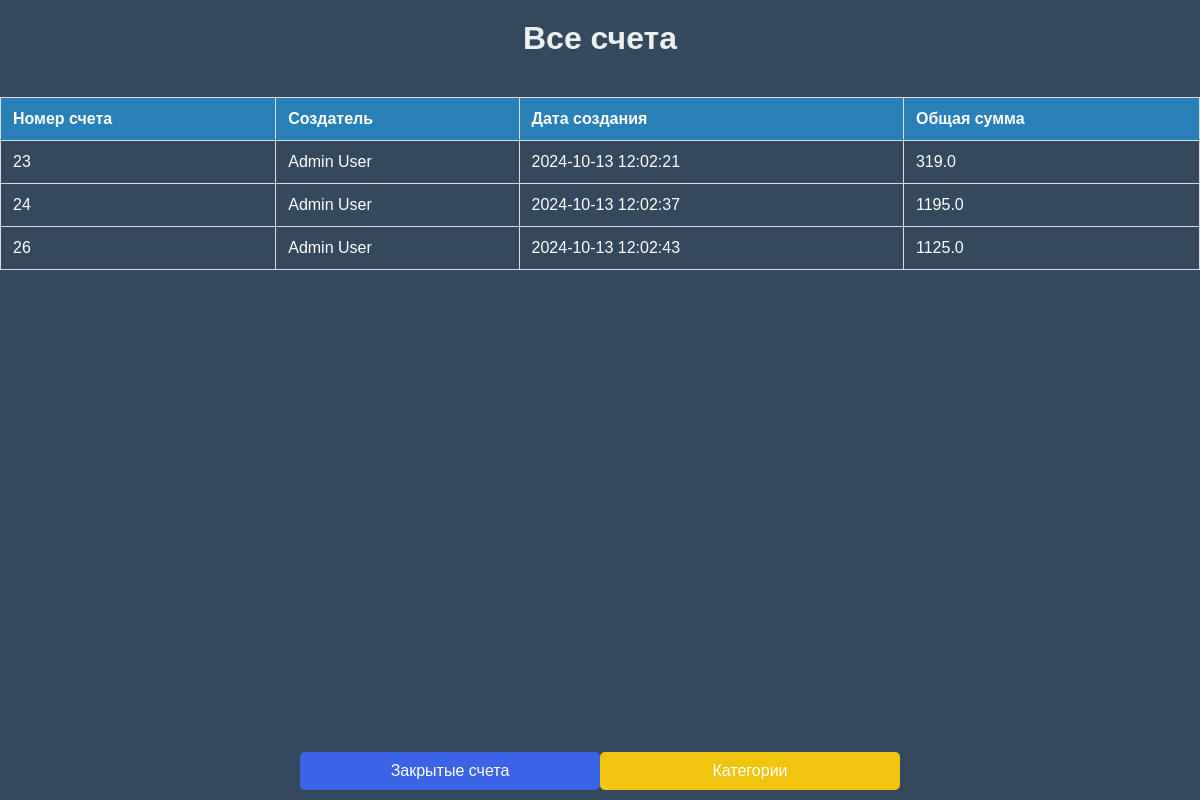
/invoices/closed (signed in), run on the app's committed database.
### app/models.py (models this page shows)
class Invoice(Base):
    __tablename__ = "invoices"
    id = Column(Integer, primary_key=True, index=True)
    user_id = Column(Integer, ForeignKey("users.id"))
    created_at = Column(DateTime, default=datetime.utcnow)
    total_amount = Column(Float, default=0)
    status = Column(String, default="open")  # Статус счета (открыт/закрыт)
    closed_at = Column(DateTime, nullable=True)  # Время закрытия счета
    closed_by = Column(Integer, ForeignKey("users.id"), nullable=True)  # Кто закрыл счет
    comment = Column(Text, nullable=True)  # Комментарий к закрытию
    pay_type = Column(Text, nullable=True)  # Тип оплаты
    items = relationship("InvoiceItem", back_populates="invoice")
    user = relationship("User", foreign_keys=[user_id])
    closed_by_user = relationship("User", foreign_keys=[closed_by])

class User(Base):
    __tablename__ = "users"
    id = Column(Integer, primary_key=True, index=True)
    username = Column(String, unique=True, index=True)
    password = Column(String)  # Пароль должен быть зашифрован
    first_name = Column(String)
    last_name = Column(String)
    phone_number = Column(String)
    birth_date = Column(DateTime)
    is_working = Column(Boolean, default=False)
    created_at = Column(DateTime(timezone=True), server_default=func.now())
    work_shifts = relationship("WorkShift", back_populates="user")
    tasks = relationship("Task", back_populates="user")

### app/routes/invoices.py (the view)
@router.get("/invoices/closed")
def get_closed_invoices(request: Request, db: Session = Depends(get_db), user: str = Cookie(None)):
    if user == "admin":
        invoices = db.query(Invoice).filter(Invoice.status == "closed").all()
    else:
        user_obj = db.query(User).filter(User.username == user).first()
        invoices = db.query(Invoice).filter(Invoice.status == "closed").filter(Invoice.user_id == user_obj.id).all()
    return templates.TemplateResponse("invoices.html", {"request": request,"invoices": invoices})

### app/templates/invoices.html (shortened to what this page needs)
<!DOCTYPE html>
<html>
<head>
    <link rel="stylesheet" href="/static/css/base.css">
    <link rel="stylesheet" href="/static/css/layout.css">
    <link rel="stylesheet" href="/static/css/buttons.css">
    <link rel="stylesheet" href="/static/css/modals.css">
    <link rel="stylesheet" href="/static/css/tables.css">
</head>
<body>
    <h1>Все счета</h1>
    <table>
        <thead>
            <tr>
                <th>Номер счета</th>
                <th>Создатель</th>
                <th>Дата создания</th>
                <th>Общая сумма</th>
            </tr>
        </thead>
        <tbody>
            {% for invoice in invoices %}
            <tr onclick="showInvoiceDetails({{ invoice.id }})">
                <td>{{ invoice.id }}</td>
                <td>{{ invoice.user.first_name }} {{ invoice.user.last_name }}</td>
                <td>{{ invoice.created_at.strftime('%Y-%m-%d %H:%M:%S') }}</td>
                <td>{{ invoice.total_amount }}</td>
            </tr>
            {% endfor %}
        </tbody>
    </table>
    <div class="buttons">
        <button type="button" class="button button-blue" onclick="window.location.href='/invoices/closed'">Закрытые счета</button>
        <button type="button" class="button button-yellow" onclick="window.location.href='/'">Категории</button>
    </div>
</body>
</html>

### app/static/css/base.css (style rules this page uses)
body { font-family: Arial, sans-serif; background-color: #34495e; color: white; margin: 0; padding: 0; display: flex; flex-direction: column; align-items: center; min-height: 100vh; max-width: 100vw; overflow-x: hidden; }
h1 { text-align: center; color: #ecf0f1; margin: 20px 0; }

### app/static/css/buttons.css (style rules this page uses)
.button { background-color: #2980b9; border: none; color: white; padding: 10px 20px; font-size: 16px; cursor: pointer; border-radius: 5px; width: 100%; max-width: 300px; }
.button-yellow { background-color: #f1c40f; }
.button-blue { background-color: #3c64e7; }
.buttons { position: fixed; bottom: 0; left: 0; width: 100%; display: flex; justify-content: center; padding: 10px 0; z-index: 1000; }

### app/static/css/modals.css (style rules this page uses)
button { background-color: #27ae60; color: white; padding: 10px 20px; border: none; border-radius: 5px; cursor: pointer; margin-top: 20px; }

### app/static/css/tables.css (style rules this page uses)
table { width: 100%; border-collapse: collapse; margin: 20px 0; }
table, th, td { border: 1px solid #ddd; }
th, td { padding: 12px; text-align: left; }
th { background-color: #2980b9; color: white; }
td { background-color: #34495e; color: white; }
tr:nth-child(even) { background-color: #2c3e50; }

### data on the page
Invoice: id "23", user.first_name "Admin", user.last_name "User", created_at "2024-10-13 12:02:21", total_amount "319.0"
Invoice: id "24", user.first_name "Admin", user.last_name "User", created_at "2024-10-13 12:02:37", total_amount "1195.0"
Invoice: id "26", user.first_name "Admin", user.last_name "User", created_at "2024-10-13 12:02:43", total_amount "1125.0"
